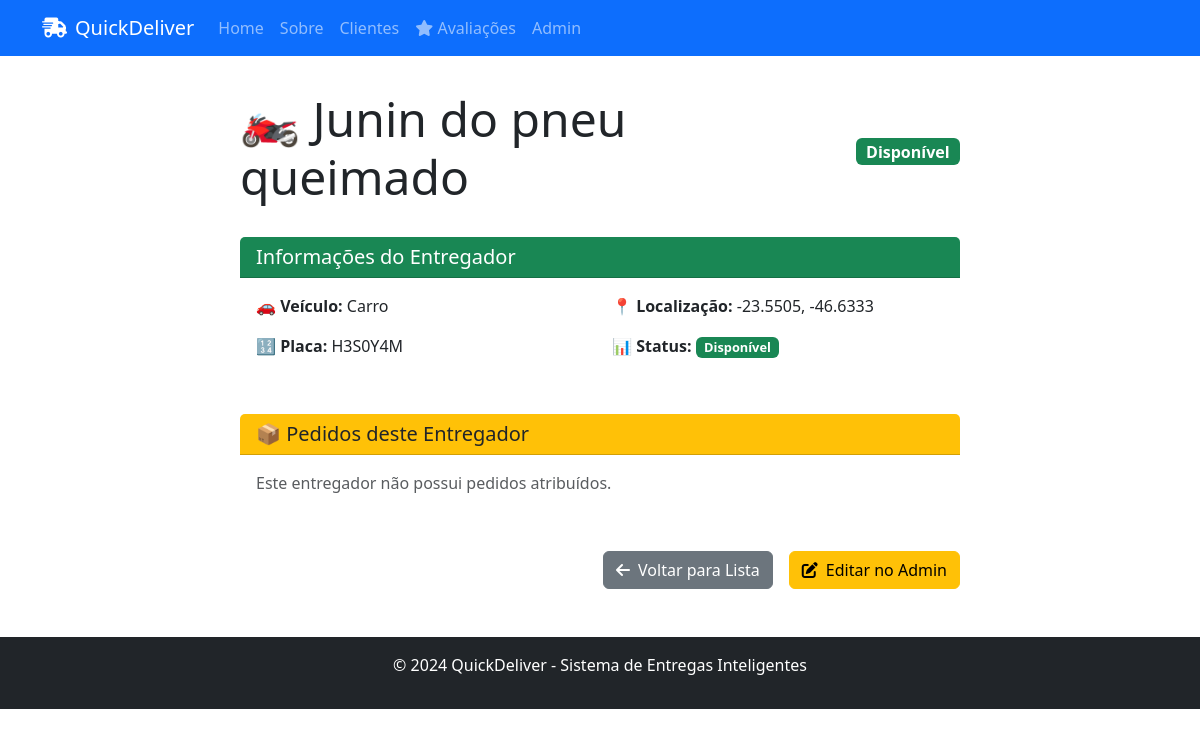
The page /entregadores/3/ on the database its author committed.
### deliveries/models.py (models this page shows, shortened)
class Entregador(models.Model):
    nome = models.CharField(max_length=100)
    veiculo = models.CharField(
        max_length=20,
        choices=[
            ('Moto', 'Moto'),
            ('Bicicleta', 'Bicicleta'),
            ('Carro', 'Carro'),
        ]
    )
    placa = models.CharField(max_length=10, blank=True, null=True)
    disponibilidade = models.BooleanField(default=True)
    localizacao_atual = models.CharField(
        max_length=100,
        blank=True,
        null=True,
        help_text="Coordenadas GPS (ex: '-23.5505, -46.6333')"
    )
    created_at = models.DateTimeField(auto_now_add=True)
    updated_at = models.DateTimeField(auto_now=True)

### deliveries/views.py (the view)
# urls.py: path('entregadores/<int:entregador_id>/', detalhes_entregador, name='detalhes_entregador'),
def detalhes_entregador(request, entregador_id):
    entregador = get_object_or_404(Entregador, id=entregador_id)
    pedidos = entregador.pedidos.all()  # ← Alterado para 'pedidos'
    context = {
        'entregador': entregador,
        'pedidos': pedidos
    }
    return render(request, 'deliveries/detalhes_entregador.html', context)

### deliveries/templates/deliveries/detalhes_entregador.html (shortened to what this page needs)
{% extends 'deliveries/base.html' %}
{% block content %}
<div class="container">
    <div class="row">
        <div class="col-md-8 mx-auto">
            <div class="d-flex justify-content-between align-items-center mb-4">
                <h1 class="display-5">🏍️ {{ entregador.nome }}</h1>
                <span class="badge {% if entregador.disponibilidade %}bg-success{% else %}bg-danger{% endif %} fs-6">
                    {% if entregador.disponibilidade %}Disponível{% else %}Indisponível{% endif %}
                </span>
            </div>
            <div class="card mb-4">
                <div class="card-header bg-success text-white">
                    <h5 class="mb-0">Informações do Entregador</h5>
                </div>
                <div class="card-body">
                    <div class="row">
                        <div class="col-md-6">
                            <p><strong>🚗 Veículo:</strong> {{ entregador.veiculo }}</p>
                            <p><strong>🔢 Placa:</strong> {{ entregador.placa|default:"Não informada" }}</p>
                        </div>
                        <div class="col-md-6">
                            <p><strong>📍 Localização:</strong> {{ entregador.localizacao_atual|default:"Não informada" }}</p>
                            <p><strong>📊 Status:</strong>
                                <span class="badge {% if entregador.disponibilidade %}bg-success{% else %}bg-danger{% endif %}">
                                    {% if entregador.disponibilidade %}Disponível{% else %}Indisponível{% endif %}
                                </span>
                            </p>
                        </div>
                    </div>
                </div>
            </div>
            <div class="card mb-4">
                <div class="card-header bg-warning text-dark">
                    <h5 class="mb-0">📦 Pedidos deste Entregador</h5>
                </div>
                <div class="card-body">
                    {% if entregador.pedidos_entregues.all %}
                    <div class="table-responsive">
                        <table class="table table-sm">
                            <thead>
                                <tr>
                                    <th>ID Pedido</th>
                                    <th>Cliente</th>
                                    <th>Status</th>
                                    <th>Data</th>
                                </tr>
                            </thead>
                            <tbody>
                                {% for pedido in entregador.pedidos_entregues.all %}
                                <tr>
                                    <td>
                                        <a href="{% url 'detalhes_pedido' pedido.id %}" class="text-decoration-none">
                                            #{{ pedido.id }}
                                        </a>
                                    </td>
                                    <td>{{ pedido.cliente.nome }}</td>
                                    <td>
                                        <span class="badge
                                            {% if pedido.status == 'E' %}bg-success
                                            {% elif pedido.status == 'R' %}bg-warning
                                            {% else %}bg-info{% endif %}">
                                            {{ pedido.get_status_display }}
                                        </span>
                                    </td>
                                    <td>{{ pedido.data_hora_pedido|date:"d/m/Y" }}</td>
                                </tr>
                                {% endfor %}
                            </tbody>
                        </table>
                    </div>
                    {% else %}
                    <p class="text-muted">Este entregador não possui pedidos atribuídos.</p>
                    {% endif %}
                </div>
            </div>
            <div class="d-grid gap-2 d-md-flex justify-content-md-end">
                <a href="{% url 'lista_entregadores' %}" class="btn btn-secondary me-md-2">
                    <i class="fas fa-arrow-left me-2"></i>Voltar para Lista
                </a>
                <a href="{% url 'admin:deliveries_entregador_change' entregador.id %}" class="btn btn-warning">
                    <i class="fas fa-edit me-2"></i>Editar no Admin
                </a>
            </div>
        </div>
    </div>
</div>
{% endblock %}

### deliveries/templates/deliveries/base.html (style rules this page uses)
.card { transition: transform 0.2s ease-in-out; border: none; border-radius: 15px; }
.badge { font-size: 0.8em; }

### rows shown on the page
Entregador: nome "Junin do pneu queimado", veiculo "Carro", placa "H3S0Y4M", localizacao_atual "-23.5505, -46.6333"
